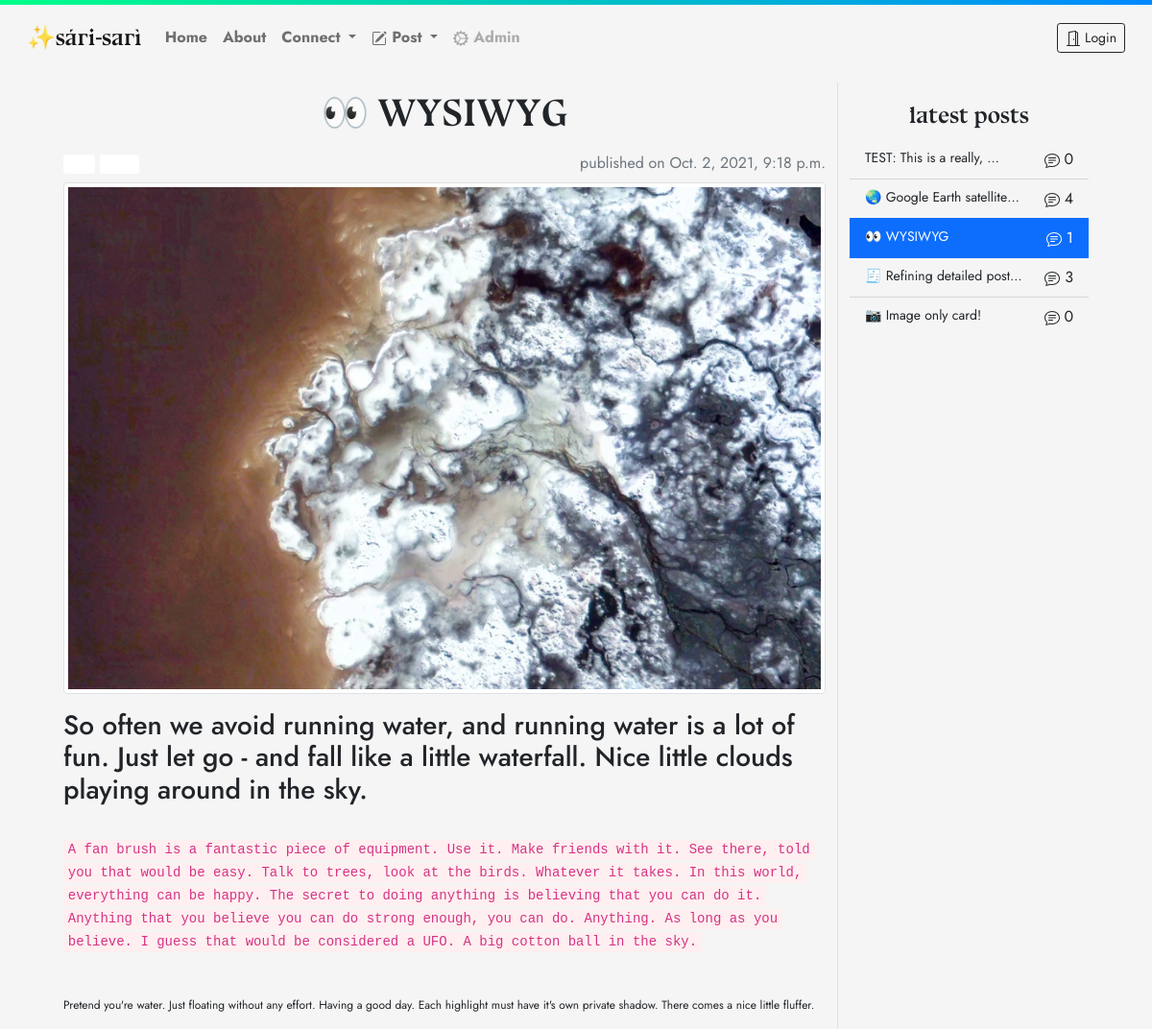
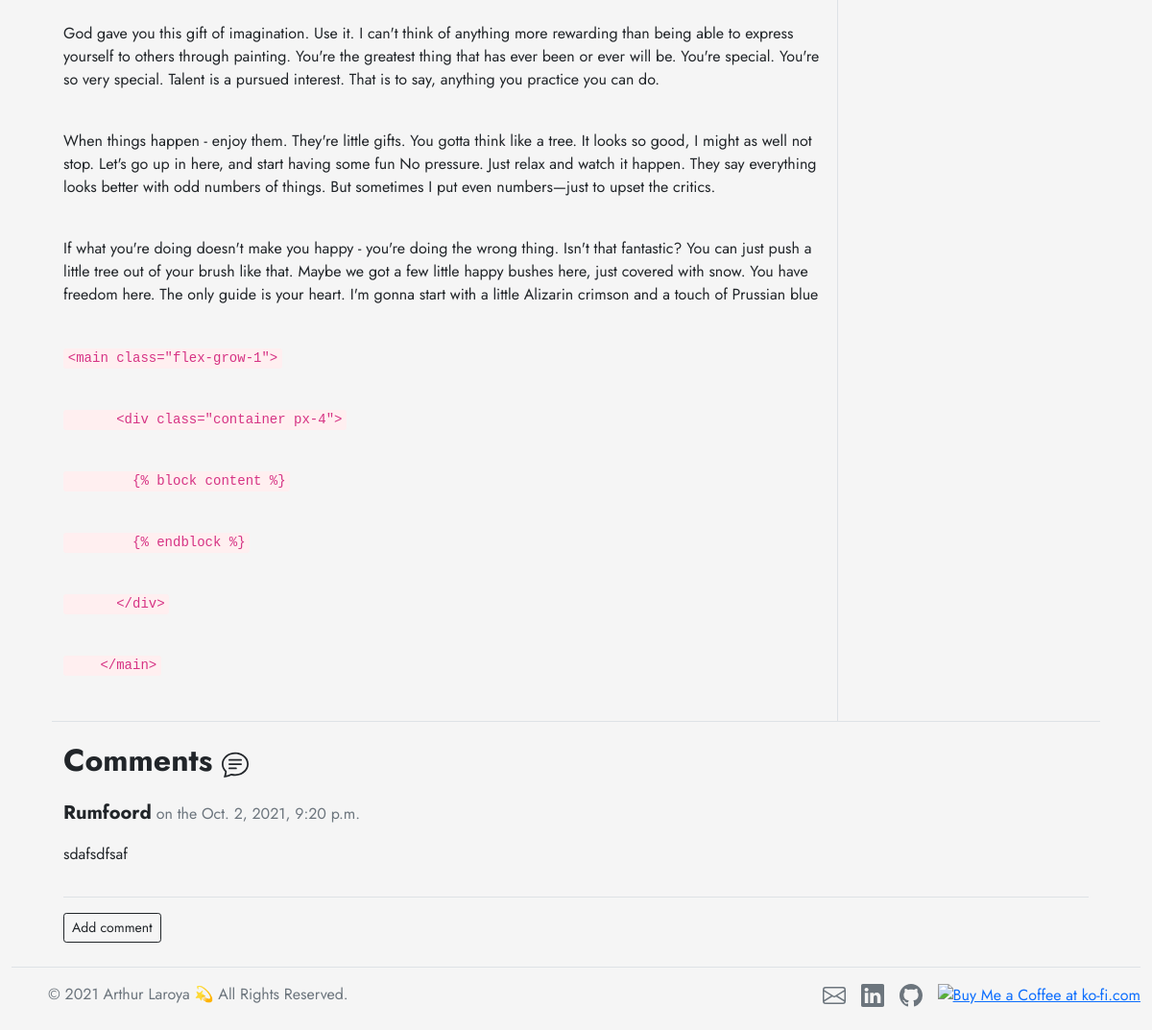
Page /post/27 on the committed database (2 pictures, top to bottom).
### blog/models.py (models this page shows, shortened)
class Post(models.Model):
    author = models.ForeignKey('auth.User',on_delete=models.CASCADE) # authorised user
    title = models.CharField(max_length=200)
    text = models.TextField(blank=True)
    created_date = models.DateTimeField(default=timezone.now)
    published_date = models.DateTimeField(blank=True,null=True)
    tag = models.ManyToManyField(Tag, help_text='Hold ctrl to pick multiple tags!')
    image = models.ImageField(upload_to='images',blank=True)
    like = models.IntegerField(blank=True,null=True)
    def approve_comments(self):
        return self.comments.filter(approved_comment=True)

class Comment(models.Model):
    post = models.ForeignKey('blog.Post',related_name='comments',on_delete=models.CASCADE) # comment connected to post
    author = models.CharField(max_length=100)
    text = models.TextField()
    created_date = models.DateTimeField(default=timezone.now)
    approved_comment = models.BooleanField(default=False)

### blog/views.py (the view)
# urls.py: re_path(r'^post/(?P<pk>\d+)$',views.PostDetailView.as_view(),name='post_detail'),
class PostDetailView(DetailView):
    model = Post
    def get_context_data(self, **kwargs):
        context = super().get_context_data(**kwargs)
        context['detailed'] = Post.objects.filter(published_date__lte=timezone.now()).order_by('-published_date')[:5]
        return context

### blog/models.py (called while the page is built)
    def __str__(self):
        return self.name

### blog/templates/blog/post_detail.html (shortened to what this page needs)
{% extends 'blog/base.html' %}
{% block content %}
<div class="container pt-2">
  <div class="row">
    <div class="col border-end">
      <h1 class="brand py-2 text-center">{{ post.title }}</h1>
      <div class="d-flex justify-content-between pb-2">
        <div>
          {% for tag in post.tag.all %}
          <span class="badge" style="background-color:{{ tag.colour }};">{{ tag }}</span>
          {% endfor %}
        </div>
        {% if post.published_date %}
        <div class="text-muted">
          published on {{ post.published_date }}
        </div>
        {% endif %}
      </div>
      <div>
        {% if post.image %}
        <figure class="figure">
          <img class="img-fluid img-thumbnail" src="{{ post.image.url }}" alt="user image">
        </figure>
        {% endif %}
        <div>
          {{ post.text|safe|linebreaksbr}}
        </div>
        <div class="d-flex justify-content-center p-3">
        </div>
      </div>
    </div>
    <div class="col-md-3 pt-3">
      <ol class="list-group list-group-flush sticky-top">
        <span class="brand text-center fs-4 pb-2">latest posts</span>
        {% for post in detailed %}
        {% url 'post_detail' pk=post.pk as detail_url %}
        <li class="list-group-item list-group-item-action d-flex justify-content-between align-items-start {% if request.path == detail_url %}active{% endif %}">
          <small class="me-auto text-truncate">
            <em></em>{{ post.title|truncatechars:25 }}<a class="stretched-link" aria-label="read" href="{% url 'post_detail' pk=post.pk %}"></a>
          </small>
          <div class="">
             {{ post.approve_comments.count }}
          </div>
        </li>
        {% endfor %}
      </ol>
    </div>
  </div>
</div>
<div class="container border-top">
  <p class="fs-2 fw-bold pt-3">Comments </p>
  {% for comment in post.comments.all %}
  {% if user.is_authenticated or comment.approved_comment %}
  <span class="fs-5 fw-bold pt-3">{{ comment.author }}</span>
    <span class="text-muted">on the {{ comment.created_date }}</span>
    <div class="border-bottom pb-3">
      <p>{{ comment.text|safe|linebreaks}}</p>
    </div>
    {% else %}
    <p class="mt-3"><em>A comment is awaiting approval</em></p>
    {% endif %}
    {% empty %}
    <p>No comments</p>
  {% endfor %}
  <a class="btn btn-outline-dark btn-sm my-3" href="{% url 'add_comment_to_post' pk=post.pk %}">Add comment</a>
</div>
{% endblock %}

### blog/static/css/blog.css (style rules this page uses)
body { -ms-overflow-style: none; scrollbar-width: none; overflow-y: scroll; font-family: 'Jost', sans-serif; background: #F5F5F5; }
code { font-family: monospace; background: #ffeff0; word-wrap: break-word; box-decoration-break: clone; padding: .1rem .3rem .2rem; border-radius: .2rem; }
.list-group-item { background-color: #F5F5F5; }
.brand { font-family: 'bluu_nextbold', serif; }

### rows in the picture
Post: title "👀 WYSIWYG", published_date "Oct. 2, 2021, 9:18 p.m.", image (picture), text "So often we avoid running water, and running water is a lot of fun. Just let go - and fall like a little waterfall. Nice little clouds playing around in the sky. A fan brush is a fantastic piece of equipment. Use it. Make friends with it. See there, told you that would be easy. Talk to trees, look at the birds. Whatever it takes. In this world, everything can be happy. The secret to doing anything is believing that you can do it. Anything that you believe you can do strong enough, you can do. Anything. As long as you believe. I guess that would be considered a UFO. A big cotton ball in the sky. Pretend you're water. Just floating without any effort. Having a good day. Each highlight must…", approve_comments.count "1"
Post: title "TEST: This is a really, …", approve_comments.count "0"
Post: title "🌏 Google Earth satellite…", approve_comments.count "4"
Post: title "🧾 Refining detailed post…", approve_comments.count "3"
Post: title "📷 Image only card!", approve_comments.count "0"
Comment: author "Rumfoord", created_date "Oct. 2, 2021, 9:20 p.m.", text "sdafsdfsaf"
